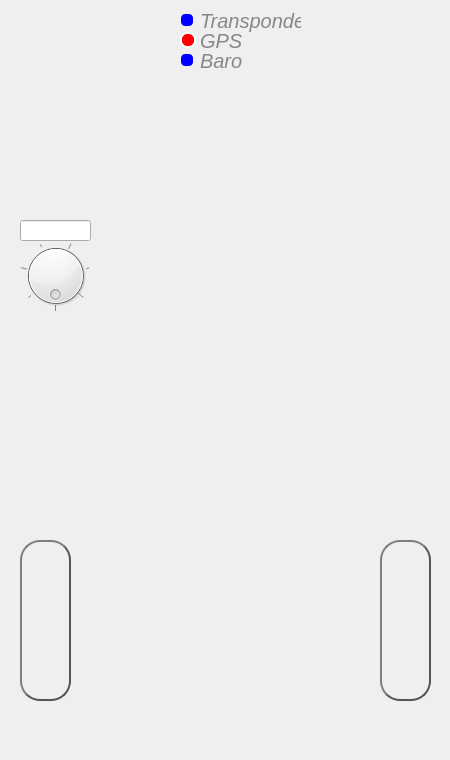
    <widget class="QWidget" name="page_6">
     <widget class="QPushButton" name="select_transponder_page_2">
      <property name="geometry">
       <rect>
        <x>20</x>
        <y>540</y>
        <width>51</width>
        <height>161</height>
       </rect>
      </property>
      <property name="font">
       <font>
        <pointsize>19</pointsize>
        <bold>true</bold>
       </font>
      </property>
      <property name="styleSheet">
       <string notr="true">QPushButton {
image: url(:/backwards.svg);
color: #333;
border: 2px solid #555;
border-radius: 20px;
border-style: outset;
background: qradialgradient(
cx: 0.3, cy: -0.4, fx: 0.3, fy: -0.4,
radius: 1.35, stop: 0 #fff, stop: 1 #15E
);
padding: 5px;
}

QPushButton:pressed {
    background-color: rgb(224, 0, 0);
    border-style: inset;
}
</string>
      </property>
      <property name="text">
       <string/>
      </property>
     </widget>
     <widget class="QPushButton" name="select_dumy_page2_2">
      <property name="geometry">
       <rect>
        <x>380</x>
        <y>540</y>
        <width>51</width>
        <height>161</height>
       </rect>
      </property>
      <property name="font">
       <font>
        <pointsize>19</pointsize>
        <bold>true</bold>
       </font>
      </property>
      <property name="styleSheet">
       <string notr="true">QPushButton {
image: url(:/forwards.svg);
color: #333;
border: 2px solid #555;
border-radius: 20px;
border-style: outset;
background: qradialgradient(
cx: 0.3, cy: -0.4, fx: 0.3, fy: -0.4,
radius: 1.35, stop: 0 #fff, stop: 1 #15E
);
padding: 5px;
}

QPushButton:pressed {
    background-color: rgb(224, 0, 0);
    border-style: inset;
}
</string>
      </property>
      <property name="text">
       <string/>
      </property>
     </widget>
     <widget class="WidgetTC" name="widgetTC" native="true">
      <property name="geometry">
       <rect>
        <x>90</x>
        <y>70</y>
        <width>261</width>
        <height>261</height>
       </rect>
      </property>
      <property name="sizePolicy">
       <sizepolicy hsizetype="Preferred" vsizetype="Preferred">
        <horstretch>99</horstretch>
        <verstretch>99</verstretch>
       </sizepolicy>
      </property>
     </widget>
     <widget class="WidgetALT" name="widgetALT" native="true">
      <property name="geometry">
       <rect>
        <x>-10</x>
        <y>310</y>
        <width>221</width>
        <height>201</height>
       </rect>
      </property>
      <property name="sizePolicy">
       <sizepolicy hsizetype="Preferred" vsizetype="Preferred">
        <horstretch>99</horstretch>
        <verstretch>99</verstretch>
       </sizepolicy>
      </property>
     </widget>
     <widget class="WidgetASI" name="widgetASI" native="true">
      <property name="geometry">
       <rect>
        <x>230</x>
        <y>320</y>
        <width>211</width>
        <height>181</height>
       </rect>
      </property>
      <property name="sizePolicy">
       <sizepolicy hsizetype="Preferred" vsizetype="Preferred">
        <horstretch>99</horstretch>
        <verstretch>99</verstretch>
       </sizepolicy>
      </property>
     </widget>
     <widget class="WidgetVSI" name="widgetVSI" native="true">
      <property name="geometry">
       <rect>
        <x>10</x>
        <y>0</y>
        <width>108</width>
        <height>108</height>
       </rect>
      </property>
      <property name="sizePolicy">
       <sizepolicy hsizetype="Preferred" vsizetype="Preferred">
        <horstretch>99</horstretch>
        <verstretch>99</verstretch>
       </sizepolicy>
      </property>
     </widget>
     <widget class="QRadioButton" name="radioButton">
      <property name="geometry">
       <rect>
        <x>180</x>
        <y>10</y>
        <width>21</width>
        <height>20</height>
       </rect>
      </property>
      <property name="styleSheet">
       <string notr="true">QRadioButton::indicator:checked{
width:12px;height:12px;
border-radius:7px;
background-color:red;
border:2px solid white;
color: white;
}
QRadioButton::indicator:unchecked{
width:10px;height:10px;
border-radius:5px;
background-color: blue;
border:2px solid transparent;
color: rgb(255, 255, 255);
}</string>
      </property>
      <property name="text">
       <string/>
      </property>
     </widget>
     <widget class="QRadioButton" name="radioButton_2">
      <property name="geometry">
       <rect>
        <x>180</x>
        <y>30</y>
        <width>21</width>
        <height>20</height>
       </rect>
      </property>
      <property name="styleSheet">
       <string notr="true">QRadioButton::indicator:checked{
width:12px;height:12px;
border-radius:7px;
background-color:red;
border:2px solid white;
color: white;
}
QRadioButton::indicator:unchecked{
width:10px;height:10px;
border-radius:5px;
background-color: blue;
border:2px solid transparent;
color: rgb(255, 255, 255);
}


</string>
      </property>
      <property name="text">
       <string/>
      </property>
      <property name="checked">
       <bool>true</bool>
      </property>
     </widget>
     <widget class="QRadioButton" name="radioButton_3">
      <property name="geometry">
       <rect>
        <x>180</x>
        <y>50</y>
        <width>21</width>
        <height>20</height>
       </rect>
      </property>
      <property name="styleSheet">
       <string notr="true">QRadioButton::indicator:checked{
width:12px;height:12px;
border-radius:7px;
background-color:red;
border:2px solid white;
color: white;
}
QRadioButton::indicator:unchecked{
width:10px;height:10px;
border-radius:5px;
background-color: blue;
border:2px solid transparent;
color: rgb(255, 255, 255);
}</string>
      </property>
      <property name="text">
       <string/>
      </property>
      <property name="checked">
       <bool>false</bool>
      </property>
     </widget>
     <widget class="QLabel" name="label_18">
      <property name="geometry">
       <rect>
        <x>200</x>
        <y>50</y>
        <width>101</width>
        <height>21</height>
       </rect>
      </property>
      <property name="font">
       <font>
        <pointsize>15</pointsize>
        <italic>true</italic>
       </font>
      </property>
      <property name="styleSheet">
       <string notr="true">color: rgb(135,135,135);</string>
      </property>
      <property name="text">
       <string>Baro</string>
      </property>
      <property name="alignment">
       <set>Qt::AlignmentFlag::AlignLeading|Qt::AlignmentFlag::AlignLeft|Qt::AlignmentFlag::AlignVCenter</set>
      </property>
     </widget>
     <widget class="QLabel" name="label_19">
      <property name="geometry">
       <rect>
        <x>200</x>
        <y>30</y>
        <width>101</width>
        <height>21</height>
       </rect>
      </property>
      <property name="font">
       <font>
        <pointsize>15</pointsize>
        <italic>true</italic>
       </font>
      </property>
      <property name="styleSheet">
       <string notr="true">color: rgb(135,135,135);</string>
      </property>
      <property name="text">
       <string>GPS</string>
      </property>
      <property name="alignment">
       <set>Qt::AlignmentFlag::AlignLeading|Qt::AlignmentFlag::AlignLeft|Qt::AlignmentFlag::AlignVCenter</set>
      </property>
     </widget>
     <widget class="QLabel" name="label_20">
      <property name="geometry">
       <rect>
        <x>200</x>
        <y>10</y>
        <width>101</width>
        <height>22</height>
       </rect>
      </property>
      <property name="font">
       <font>
        <pointsize>15</pointsize>
        <italic>true</italic>
       </font>
      </property>
      <property name="styleSheet">
       <string notr="true">color: rgb(135,135,135);</string>
      </property>
      <property name="text">
       <string>Transponder</string>
      </property>
      <property name="alignment">
       <set>Qt::AlignmentFlag::AlignLeading|Qt::AlignmentFlag::AlignLeft|Qt::AlignmentFlag::AlignVCenter</set>
      </property>
     </widget>
     <widget class="QDial" name="dial">
      <property name="geometry">
       <rect>
        <x>20</x>
        <y>240</y>
        <width>71</width>
        <height>71</height>
       </rect>
      </property>
      <property name="minimum">
       <number>94000</number>
      </property>
      <property name="maximum">
       <number>105000</number>
      </property>
      <property name="singleStep">
       <number>10</number>
      </property>
      <property name="pageStep">
       <number>100</number>
      </property>
      <property name="value">
       <number>101325</number>
      </property>
      <property name="sliderPosition">
       <number>101325</number>
      </property>
      <property name="orientation">
       <enum>Qt::Orientation::Horizontal</enum>
      </property>
      <property name="invertedAppearance">
       <bool>false</bool>
      </property>
      <property name="wrapping">
       <bool>true</bool>
      </property>
      <property name="notchTarget">
       <double>15.000000000000000</double>
      </property>
      <property name="notchesVisible">
       <bool>true</bool>
      </property>
     </widget>
     <widget class="QLineEdit" name="doubleSpinBox">
      <property name="geometry">
       <rect>
        <x>20</x>
        <y>220</y>
        <width>71</width>
        <height>21</height>
       </rect>
      </property>
      <property name="font">
       <font>
        <family>Arial</family>
        <pointsize>16</pointsize>
       </font>
      </property>
      <property name="styleSheet">
       <string notr="true">color: rgb(255, 255, 255);</string>
      </property>
      <property name="text">
       <string>1013.25</string>
      </property>
      <property name="alignment">
       <set>Qt::AlignmentFlag::AlignRight|Qt::AlignmentFlag::AlignTrailing|Qt::AlignmentFlag::AlignVCenter</set>
      </property>
     </widget>
     <widget class="WidgetHI" name="widgetHI" native="true">
      <property name="geometry">
       <rect>
        <x>330</x>
        <y>0</y>
        <width>108</width>
        <height>108</height>
       </rect>
      </property>
      <property name="sizePolicy">
       <sizepolicy hsizetype="Preferred" vsizetype="Preferred">
        <horstretch>99</horstretch>
        <verstretch>99</verstretch>
       </sizepolicy>
      </property>
     </widget>
     <widget class="WidgetAI" name="widgetai" native="true">
      <property name="geometry">
       <rect>
        <x>90</x>
        <y>490</y>
        <width>261</width>
        <height>261</height>
       </rect>
      </property>
      <property name="sizePolicy">
       <sizepolicy hsizetype="Preferred" vsizetype="Preferred">
        <horstretch>99</horstretch>
        <verstretch>99</verstretch>
       </sizepolicy>
      </property>
     </widget>
     <zorder>widgetai</zorder>
     <zorder>widgetTC</zorder>
     <zorder>select_transponder_page_2</zorder>
     <zorder>select_dumy_page2_2</zorder>
     <zorder>widgetVSI</zorder>
     <zorder>radioButton</zorder>
     <zorder>radioButton_2</zorder>
     <zorder>radioButton_3</zorder>
     <zorder>label_18</zorder>
     <zorder>label_19</zorder>
     <zorder>label_20</zorder>
     <zorder>dial</zorder>
     <zorder>doubleSpinBox</zorder>
     <zorder>widgetHI</zorder>
     <zorder>widgetALT</zorder>
     <zorder>widgetASI</zorder>
    </widget>
